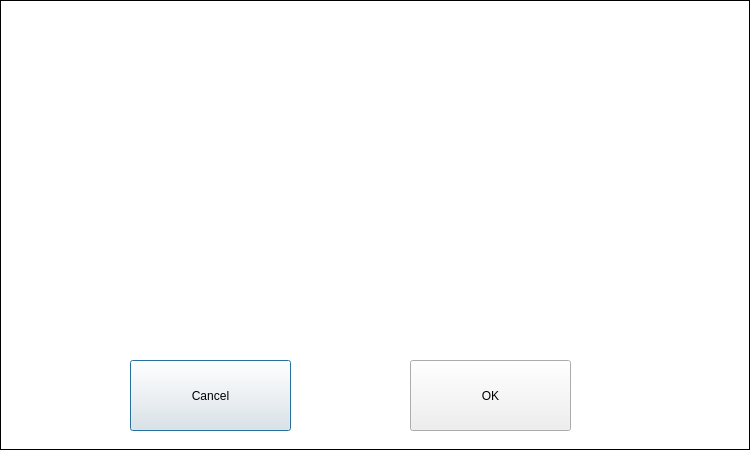
<?xml version="1.0" encoding="UTF-8"?>
<ui version="4.0">
 <class>MessageDialog</class>
 <widget class="QDialog" name="MessageDialog">
  <property name="geometry">
   <rect>
    <x>0</x>
    <y>0</y>
    <width>750</width>
    <height>450</height>
   </rect>
  </property>
  <property name="windowTitle">
   <string>Dialog</string>
  </property>
  <property name="styleSheet">
   <string notr="true">QDialog {
	border: 1px solid black;
	background: rgb(255, 255, 255);
}</string>
  </property>
  <widget class="QPushButton" name="BUTTON_CANCEL">
   <property name="geometry">
    <rect>
     <x>130</x>
     <y>360</y>
     <width>161</width>
     <height>71</height>
    </rect>
   </property>
   <property name="text">
    <string>Cancel</string>
   </property>
  </widget>
  <widget class="QPushButton" name="BUTTON_OK">
   <property name="geometry">
    <rect>
     <x>410</x>
     <y>360</y>
     <width>161</width>
     <height>71</height>
    </rect>
   </property>
   <property name="text">
    <string>OK</string>
   </property>
  </widget>
  <widget class="QLabel" name="LABEL_TITLE">
   <property name="geometry">
    <rect>
     <x>4</x>
     <y>10</y>
     <width>740</width>
     <height>61</height>
    </rect>
   </property>
   <property name="font">
    <font>
     <pointsize>20</pointsize>
    </font>
   </property>
   <property name="text">
    <string/>
   </property>
   <property name="alignment">
    <set>Qt::AlignCenter</set>
   </property>
  </widget>
  <widget class="QLabel" name="LABEL_MESSAGE">
   <property name="geometry">
    <rect>
     <x>5</x>
     <y>80</y>
     <width>740</width>
     <height>271</height>
    </rect>
   </property>
   <property name="font">
    <font>
     <pointsize>20</pointsize>
    </font>
   </property>
   <property name="text">
    <string/>
   </property>
   <property name="alignment">
    <set>Qt::AlignCenter</set>
   </property>
   <property name="wordWrap">
    <bool>true</bool>
   </property>
  </widget>
 </widget>
 <resources/>
 <connections/>
</ui>
